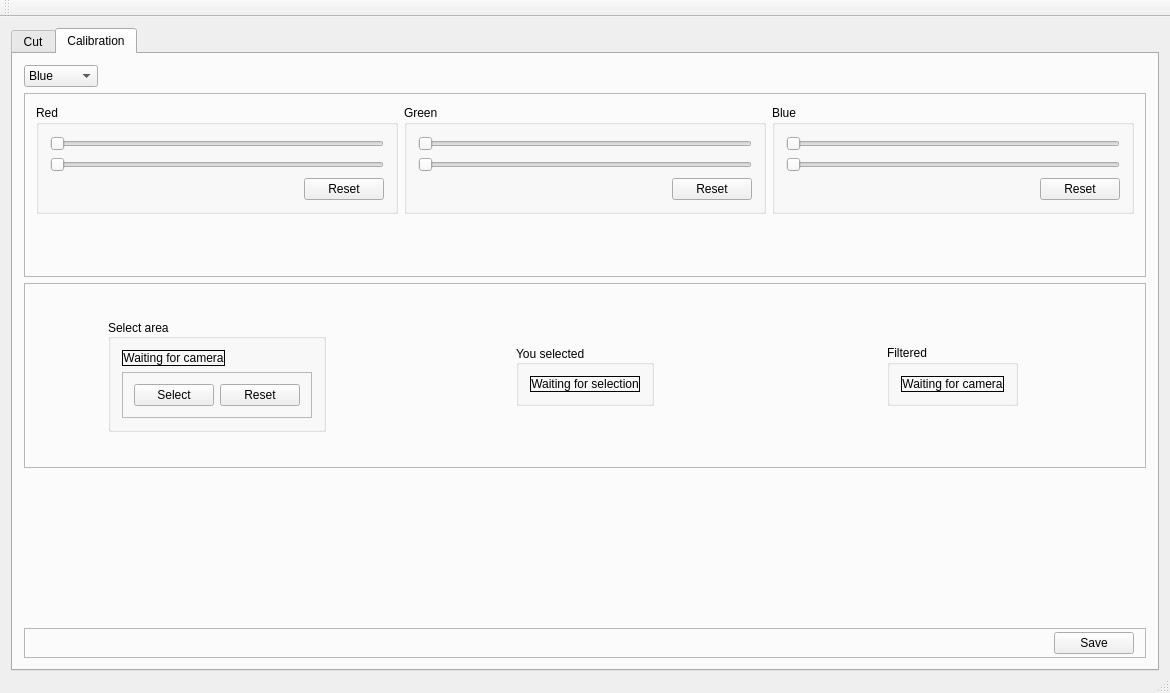
<?xml version="1.0" encoding="UTF-8"?>
<ui version="4.0">
 <class>MainWindow</class>
 <widget class="QMainWindow" name="MainWindow">
  <property name="geometry">
   <rect>
    <x>0</x>
    <y>0</y>
    <width>1170</width>
    <height>693</height>
   </rect>
  </property>
  <property name="baseSize">
   <size>
    <width>400</width>
    <height>300</height>
   </size>
  </property>
  <property name="windowTitle">
   <string>MainWindow</string>
  </property>
  <widget class="QWidget" name="centralWidget">
   <layout class="QVBoxLayout" name="verticalLayout">
    <property name="bottomMargin">
     <number>0</number>
    </property>
    <item>
     <widget class="QTabWidget" name="tabs">
      <property name="currentIndex">
       <number>1</number>
      </property>
      <widget class="QWidget" name="tab">
       <attribute name="title">
        <string>Cut</string>
       </attribute>
       <layout class="QHBoxLayout" name="horizontalLayout_2">
        <item alignment="Qt::AlignHCenter|Qt::AlignVCenter">
         <widget class="QFrame" name="frame">
          <property name="sizePolicy">
           <sizepolicy hsizetype="Preferred" vsizetype="Preferred">
            <horstretch>0</horstretch>
            <verstretch>0</verstretch>
           </sizepolicy>
          </property>
          <property name="frameShape">
           <enum>QFrame::StyledPanel</enum>
          </property>
          <property name="frameShadow">
           <enum>QFrame::Raised</enum>
          </property>
          <layout class="QVBoxLayout" name="verticalLayout_2">
           <property name="bottomMargin">
            <number>0</number>
           </property>
           <item>
            <widget class="CutVideoWidget" name="cutVideo">
             <property name="sizePolicy">
              <sizepolicy hsizetype="Fixed" vsizetype="Fixed">
               <horstretch>0</horstretch>
               <verstretch>0</verstretch>
              </sizepolicy>
             </property>
             <property name="minimumSize">
              <size>
               <width>640</width>
               <height>480</height>
              </size>
             </property>
             <property name="sizeIncrement">
              <size>
               <width>640</width>
               <height>480</height>
              </size>
             </property>
             <property name="baseSize">
              <size>
               <width>0</width>
               <height>0</height>
              </size>
             </property>
             <property name="frameShape">
              <enum>QFrame::Box</enum>
             </property>
             <property name="text">
              <string>Waiting for camera</string>
             </property>
             <property name="alignment">
              <set>Qt::AlignCenter</set>
             </property>
            </widget>
           </item>
           <item>
            <widget class="QFrame" name="frame_2">
             <property name="sizePolicy">
              <sizepolicy hsizetype="Fixed" vsizetype="Preferred">
               <horstretch>0</horstretch>
               <verstretch>0</verstretch>
              </sizepolicy>
             </property>
             <property name="maximumSize">
              <size>
               <width>16777215</width>
               <height>30</height>
              </size>
             </property>
             <property name="frameShape">
              <enum>QFrame::StyledPanel</enum>
             </property>
             <property name="frameShadow">
              <enum>QFrame::Raised</enum>
             </property>
             <layout class="QHBoxLayout" name="horizontalLayout">
              <property name="spacing">
               <number>6</number>
              </property>
              <property name="topMargin">
               <number>3</number>
              </property>
              <property name="bottomMargin">
               <number>0</number>
              </property>
              <item>
               <widget class="EasyDisableBtn" name="cutBtn">
                <property name="enabled">
                 <bool>false</bool>
                </property>
                <property name="sizePolicy">
                 <sizepolicy hsizetype="Fixed" vsizetype="Fixed">
                  <horstretch>0</horstretch>
                  <verstretch>0</verstretch>
                 </sizepolicy>
                </property>
                <property name="text">
                 <string>Cut</string>
                </property>
               </widget>
              </item>
              <item>
               <widget class="QPushButton" name="resetBtn">
                <property name="text">
                 <string>Reset</string>
                </property>
               </widget>
              </item>
             </layout>
            </widget>
           </item>
          </layout>
         </widget>
        </item>
       </layout>
      </widget>
      <widget class="QWidget" name="tab_2">
       <attribute name="title">
        <string>Calibration</string>
       </attribute>
       <layout class="QVBoxLayout" name="verticalLayout_3">
        <item>
         <widget class="QComboBox" name="currentCalibColor">
          <property name="sizePolicy">
           <sizepolicy hsizetype="Fixed" vsizetype="Fixed">
            <horstretch>0</horstretch>
            <verstretch>0</verstretch>
           </sizepolicy>
          </property>
          <item>
           <property name="text">
            <string>Blue</string>
           </property>
          </item>
          <item>
           <property name="text">
            <string>Yellow</string>
           </property>
          </item>
          <item>
           <property name="text">
            <string>Orange</string>
           </property>
          </item>
          <item>
           <property name="text">
            <string>Red</string>
           </property>
          </item>
          <item>
           <property name="text">
            <string>Green</string>
           </property>
          </item>
          <item>
           <property name="text">
            <string>Skyblue</string>
           </property>
          </item>
         </widget>
        </item>
        <item>
         <widget class="QFrame" name="frame_5">
          <property name="frameShape">
           <enum>QFrame::StyledPanel</enum>
          </property>
          <property name="frameShadow">
           <enum>QFrame::Raised</enum>
          </property>
          <layout class="QHBoxLayout" name="horizontalLayout_5">
           <item alignment="Qt::AlignTop">
            <widget class="QGroupBox" name="groupBox">
             <property name="title">
              <string>Red</string>
             </property>
             <layout class="QVBoxLayout" name="verticalLayout_4">
              <item>
               <widget class="QSlider" name="slider0">
                <property name="maximum">
                 <number>255</number>
                </property>
                <property name="orientation">
                 <enum>Qt::Horizontal</enum>
                </property>
               </widget>
              </item>
              <item>
               <widget class="QSlider" name="slider1">
                <property name="maximum">
                 <number>255</number>
                </property>
                <property name="orientation">
                 <enum>Qt::Horizontal</enum>
                </property>
               </widget>
              </item>
              <item>
               <widget class="QPushButton" name="resetSliders01">
                <property name="sizePolicy">
                 <sizepolicy hsizetype="Fixed" vsizetype="Fixed">
                  <horstretch>0</horstretch>
                  <verstretch>0</verstretch>
                 </sizepolicy>
                </property>
                <property name="layoutDirection">
                 <enum>Qt::RightToLeft</enum>
                </property>
                <property name="text">
                 <string>Reset</string>
                </property>
               </widget>
              </item>
             </layout>
            </widget>
           </item>
           <item alignment="Qt::AlignTop">
            <widget class="QGroupBox" name="groupBox_2">
             <property name="title">
              <string>Green</string>
             </property>
             <layout class="QVBoxLayout" name="verticalLayout_5">
              <item>
               <widget class="QSlider" name="slider2">
                <property name="maximum">
                 <number>255</number>
                </property>
                <property name="orientation">
                 <enum>Qt::Horizontal</enum>
                </property>
               </widget>
              </item>
              <item>
               <widget class="QSlider" name="slider3">
                <property name="maximum">
                 <number>255</number>
                </property>
                <property name="orientation">
                 <enum>Qt::Horizontal</enum>
                </property>
               </widget>
              </item>
              <item>
               <widget class="QPushButton" name="resetSliders23">
                <property name="sizePolicy">
                 <sizepolicy hsizetype="Fixed" vsizetype="Fixed">
                  <horstretch>0</horstretch>
                  <verstretch>0</verstretch>
                 </sizepolicy>
                </property>
                <property name="layoutDirection">
                 <enum>Qt::RightToLeft</enum>
                </property>
                <property name="text">
                 <string>Reset</string>
                </property>
               </widget>
              </item>
             </layout>
            </widget>
           </item>
           <item alignment="Qt::AlignTop">
            <widget class="QGroupBox" name="groupBox_3">
             <property name="title">
              <string>Blue</string>
             </property>
             <layout class="QVBoxLayout" name="verticalLayout_6">
              <item>
               <widget class="QSlider" name="slider4">
                <property name="maximum">
                 <number>255</number>
                </property>
                <property name="orientation">
                 <enum>Qt::Horizontal</enum>
                </property>
               </widget>
              </item>
              <item>
               <widget class="QSlider" name="slider5">
                <property name="maximum">
                 <number>255</number>
                </property>
                <property name="orientation">
                 <enum>Qt::Horizontal</enum>
                </property>
               </widget>
              </item>
              <item>
               <widget class="QPushButton" name="resetSliders45">
                <property name="sizePolicy">
                 <sizepolicy hsizetype="Fixed" vsizetype="Fixed">
                  <horstretch>0</horstretch>
                  <verstretch>0</verstretch>
                 </sizepolicy>
                </property>
                <property name="layoutDirection">
                 <enum>Qt::RightToLeft</enum>
                </property>
                <property name="text">
                 <string>Reset</string>
                </property>
               </widget>
              </item>
             </layout>
            </widget>
           </item>
          </layout>
         </widget>
        </item>
        <item>
         <widget class="QFrame" name="frame_3">
          <property name="frameShape">
           <enum>QFrame::StyledPanel</enum>
          </property>
          <property name="frameShadow">
           <enum>QFrame::Raised</enum>
          </property>
          <layout class="QHBoxLayout" name="horizontalLayout_4">
           <item alignment="Qt::AlignHCenter|Qt::AlignVCenter">
            <widget class="QGroupBox" name="groupBox_4">
             <property name="title">
              <string>Select area</string>
             </property>
             <property name="alignment">
              <set>Qt::AlignLeading|Qt::AlignLeft|Qt::AlignVCenter</set>
             </property>
             <layout class="QVBoxLayout" name="verticalLayout_7">
              <item>
               <widget class="SelectAreaVideoWidget" name="selectArea">
                <property name="sizePolicy">
                 <sizepolicy hsizetype="Fixed" vsizetype="Fixed">
                  <horstretch>0</horstretch>
                  <verstretch>0</verstretch>
                 </sizepolicy>
                </property>
                <property name="minimumSize">
                 <size>
                  <width>0</width>
                  <height>0</height>
                 </size>
                </property>
                <property name="baseSize">
                 <size>
                  <width>400</width>
                  <height>300</height>
                 </size>
                </property>
                <property name="frameShape">
                 <enum>QFrame::Box</enum>
                </property>
                <property name="text">
                 <string>Waiting for camera</string>
                </property>
                <property name="alignment">
                 <set>Qt::AlignCenter</set>
                </property>
               </widget>
              </item>
              <item>
               <spacer name="verticalSpacer_2">
                <property name="orientation">
                 <enum>Qt::Vertical</enum>
                </property>
                <property name="sizeHint" stdset="0">
                 <size>
                  <width>0</width>
                  <height>0</height>
                 </size>
                </property>
               </spacer>
              </item>
              <item>
               <widget class="QFrame" name="frame_6">
                <property name="sizePolicy">
                 <sizepolicy hsizetype="Fixed" vsizetype="Fixed">
                  <horstretch>0</horstretch>
                  <verstretch>0</verstretch>
                 </sizepolicy>
                </property>
                <property name="layoutDirection">
                 <enum>Qt::LeftToRight</enum>
                </property>
                <property name="frameShape">
                 <enum>QFrame::StyledPanel</enum>
                </property>
                <property name="frameShadow">
                 <enum>QFrame::Raised</enum>
                </property>
                <layout class="QHBoxLayout" name="horizontalLayout_6">
                 <item>
                  <widget class="QPushButton" name="selectAreaBtn">
                   <property name="sizePolicy">
                    <sizepolicy hsizetype="Fixed" vsizetype="Fixed">
                     <horstretch>0</horstretch>
                     <verstretch>0</verstretch>
                    </sizepolicy>
                   </property>
                   <property name="text">
                    <string>Select</string>
                   </property>
                  </widget>
                 </item>
                 <item>
                  <widget class="QPushButton" name="resetAreaBtn">
                   <property name="sizePolicy">
                    <sizepolicy hsizetype="Fixed" vsizetype="Fixed">
                     <horstretch>0</horstretch>
                     <verstretch>0</verstretch>
                    </sizepolicy>
                   </property>
                   <property name="text">
                    <string>Reset</string>
                   </property>
                  </widget>
                 </item>
                </layout>
               </widget>
              </item>
             </layout>
            </widget>
           </item>
           <item alignment="Qt::AlignHCenter|Qt::AlignVCenter">
            <widget class="QGroupBox" name="groupBox_5">
             <property name="title">
              <string>You selected</string>
             </property>
             <property name="alignment">
              <set>Qt::AlignLeading|Qt::AlignLeft|Qt::AlignVCenter</set>
             </property>
             <layout class="QVBoxLayout" name="verticalLayout_8">
              <item>
               <widget class="ShowImageWidget" name="showFiltered">
                <property name="sizePolicy">
                 <sizepolicy hsizetype="Fixed" vsizetype="Fixed">
                  <horstretch>0</horstretch>
                  <verstretch>0</verstretch>
                 </sizepolicy>
                </property>
                <property name="baseSize">
                 <size>
                  <width>300</width>
                  <height>300</height>
                 </size>
                </property>
                <property name="frameShape">
                 <enum>QFrame::Box</enum>
                </property>
                <property name="text">
                 <string>Waiting for selection</string>
                </property>
                <property name="alignment">
                 <set>Qt::AlignCenter</set>
                </property>
               </widget>
              </item>
             </layout>
            </widget>
           </item>
           <item alignment="Qt::AlignHCenter|Qt::AlignVCenter">
            <widget class="QGroupBox" name="groupBox_6">
             <property name="title">
              <string>Filtered</string>
             </property>
             <layout class="QVBoxLayout" name="verticalLayout_9">
              <item>
               <widget class="ShowInRangeWidget" name="showBinarized">
                <property name="sizePolicy">
                 <sizepolicy hsizetype="Fixed" vsizetype="Fixed">
                  <horstretch>0</horstretch>
                  <verstretch>0</verstretch>
                 </sizepolicy>
                </property>
                <property name="minimumSize">
                 <size>
                  <width>0</width>
                  <height>0</height>
                 </size>
                </property>
                <property name="baseSize">
                 <size>
                  <width>400</width>
                  <height>300</height>
                 </size>
                </property>
                <property name="frameShape">
                 <enum>QFrame::Box</enum>
                </property>
                <property name="text">
                 <string>Waiting for camera</string>
                </property>
                <property name="alignment">
                 <set>Qt::AlignCenter</set>
                </property>
               </widget>
              </item>
             </layout>
            </widget>
           </item>
          </layout>
         </widget>
        </item>
        <item alignment="Qt::AlignBottom">
         <widget class="QFrame" name="frame_4">
          <property name="sizePolicy">
           <sizepolicy hsizetype="Preferred" vsizetype="Preferred">
            <horstretch>0</horstretch>
            <verstretch>0</verstretch>
           </sizepolicy>
          </property>
          <property name="layoutDirection">
           <enum>Qt::RightToLeft</enum>
          </property>
          <property name="frameShape">
           <enum>QFrame::StyledPanel</enum>
          </property>
          <property name="frameShadow">
           <enum>QFrame::Raised</enum>
          </property>
          <layout class="QVBoxLayout" name="verticalLayout_10">
           <property name="topMargin">
            <number>3</number>
           </property>
           <property name="bottomMargin">
            <number>3</number>
           </property>
           <item>
            <widget class="QPushButton" name="saveCalibBtn">
             <property name="sizePolicy">
              <sizepolicy hsizetype="Fixed" vsizetype="Fixed">
               <horstretch>0</horstretch>
               <verstretch>0</verstretch>
              </sizepolicy>
             </property>
             <property name="text">
              <string>Save</string>
             </property>
            </widget>
           </item>
          </layout>
         </widget>
        </item>
       </layout>
      </widget>
     </widget>
    </item>
   </layout>
  </widget>
  <widget class="QMenuBar" name="menuBar">
   <property name="geometry">
    <rect>
     <x>0</x>
     <y>0</y>
     <width>1170</width>
     <height>21</height>
    </rect>
   </property>
  </widget>
  <widget class="QToolBar" name="mainToolBar">
   <attribute name="toolBarArea">
    <enum>TopToolBarArea</enum>
   </attribute>
   <attribute name="toolBarBreak">
    <bool>false</bool>
   </attribute>
  </widget>
  <widget class="QStatusBar" name="statusBar"/>
 </widget>
 <layoutdefault spacing="6" margin="11"/>
 <customwidgets>
  <customwidget>
   <class>CutVideoWidget</class>
   <extends>QLabel</extends>
   <header>cutvideowidget.h</header>
  </customwidget>
  <customwidget>
   <class>EasyDisableBtn</class>
   <extends>QPushButton</extends>
   <header>easydisablebtn.h</header>
  </customwidget>
  <customwidget>
   <class>SelectAreaVideoWidget</class>
   <extends>QLabel</extends>
   <header>selectareavideowidget.h</header>
  </customwidget>
  <customwidget>
   <class>ShowImageWidget</class>
   <extends>QLabel</extends>
   <header>showimagewidget.h</header>
  </customwidget>
  <customwidget>
   <class>ShowInRangeWidget</class>
   <extends>QLabel</extends>
   <header>showinrangewidget.h</header>
  </customwidget>
 </customwidgets>
 <resources/>
 <connections/>
</ui>
